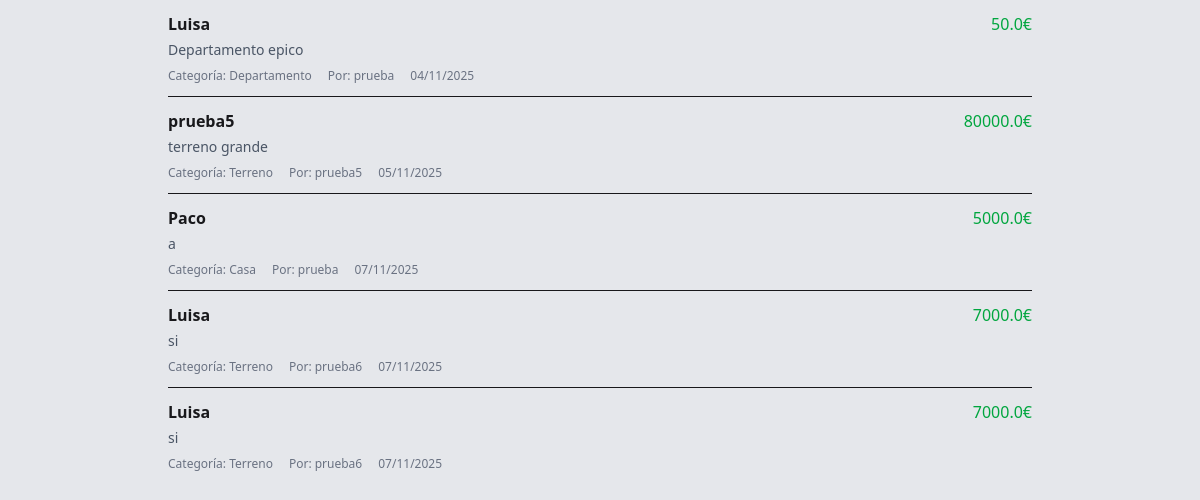
/product/ (signed in, lower part), run on an earlier commit of the app's database.
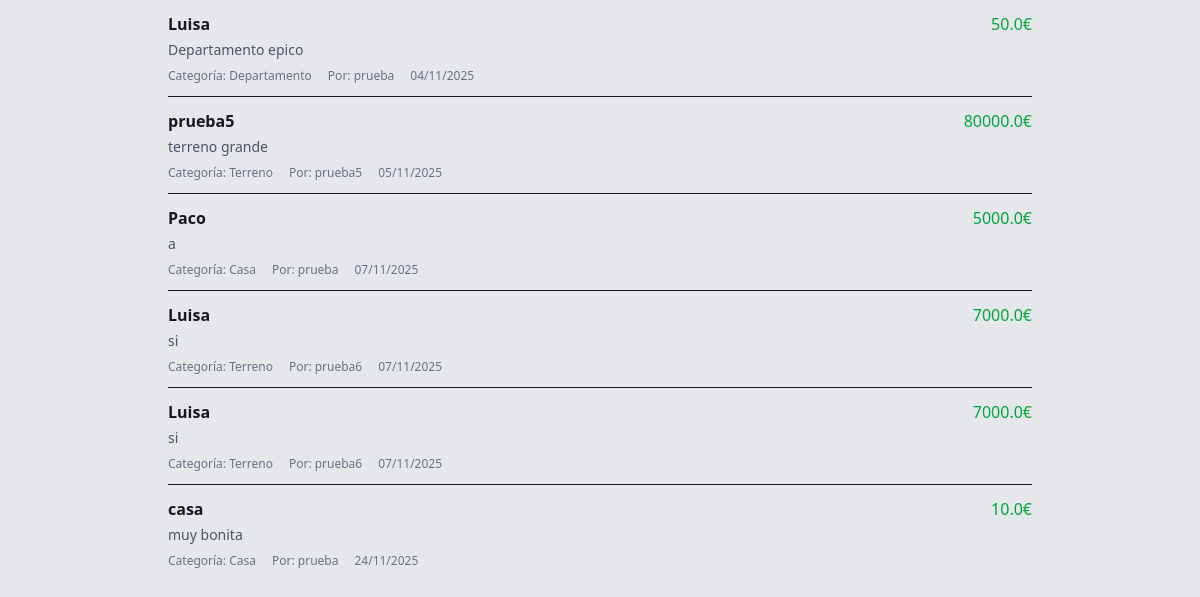
And on a later commit of the database.
### product/models.py (models this page shows, shortened)
class Product(models.Model):
    name = models.CharField(max_length=100)
    price = models.FloatField()
    description = models.TextField()
    category = models.CharField(max_length=3, choices=CASAS)
    user = models.ForeignKey(User, on_delete=models.CASCADE)
    date_published = models.DateTimeField(auto_now_add=True)

### product/views.py (the view)
# urls.py: path('', views.product_list_view, name='home'),
@login_required(login_url="/users/login/")
def product_list_view(request):
    if request.method == 'POST':
        form = UploadProduct(request.POST)
        if form.is_valid():
            new_product = form.save(commit=False)
            new_product.user = request.user
            new_product.save()
            return redirect('product:home')
    else:
        form = UploadProduct()
    product_list = Product.objects.all()[:20]
    return render(request, "product/list.html", {
        "product_list": product_list,
        "form": form
    })

### product/templates/product/list.html (shortened to what this page needs)
{% extends "base.html" %}
{% load static %}
{% block contenido %}
<div class="max-w-4xl mx-auto p-4">
    <div>
        <div>
            {% for product in product_list %}
            <div class="border-b py-3 last:border-b-0">
                <div class="flex justify-between">
                    <h3 class="font-bold">{{ product.name }}</h3>
                    <span class="text-green-600">{{ product.price }}€</span>
                </div>
                <p class="text-gray-600 text-sm mt-1">{{ product.description }}</p>
                <div class="flex text-xs text-gray-500 mt-2">
                    <span class="mr-4">Categoría: {{ product.get_category_display }}</span>
                    <span class="mr-4">Por: {{ product.user.username }}</span>
                    <span>{{ product.date_published|date:"d/m/Y" }}</span>
                </div>
            </div>
            {% empty %}
            <div class="text-center py-8 text-gray-500">
                <p>No hay productos publicados.</p>
            </div>
            {% endfor %}
        </div>
    </div>
</div>
{% endblock contenido %}

What changed in the data, as far as the page shows it:
added Product: name "casa", price "10.0", description "muy bonita", category "Casa", user.username "prueba", date_published "24/11/2025"
